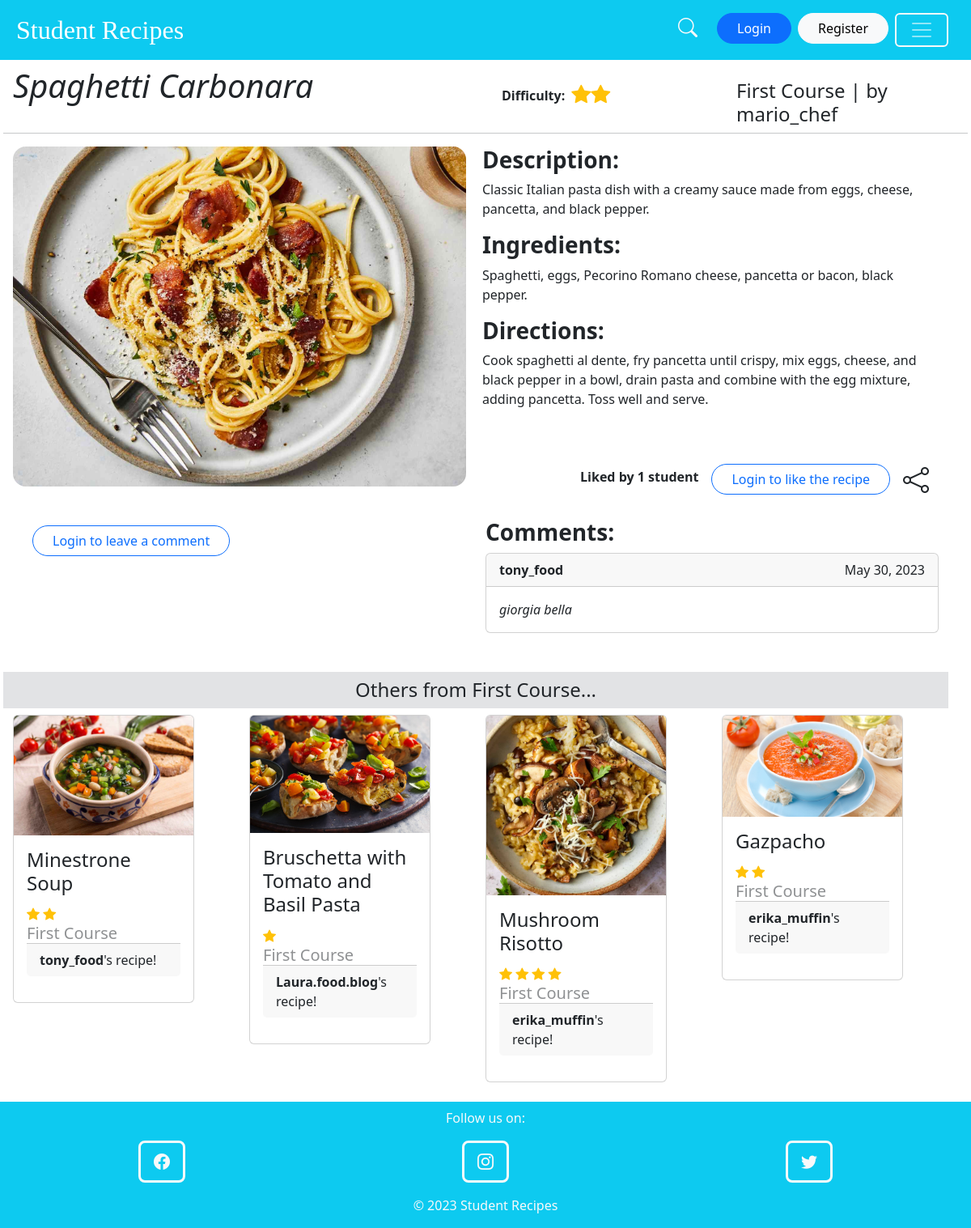
The page /recipes/14/ on the database as committed earlier.
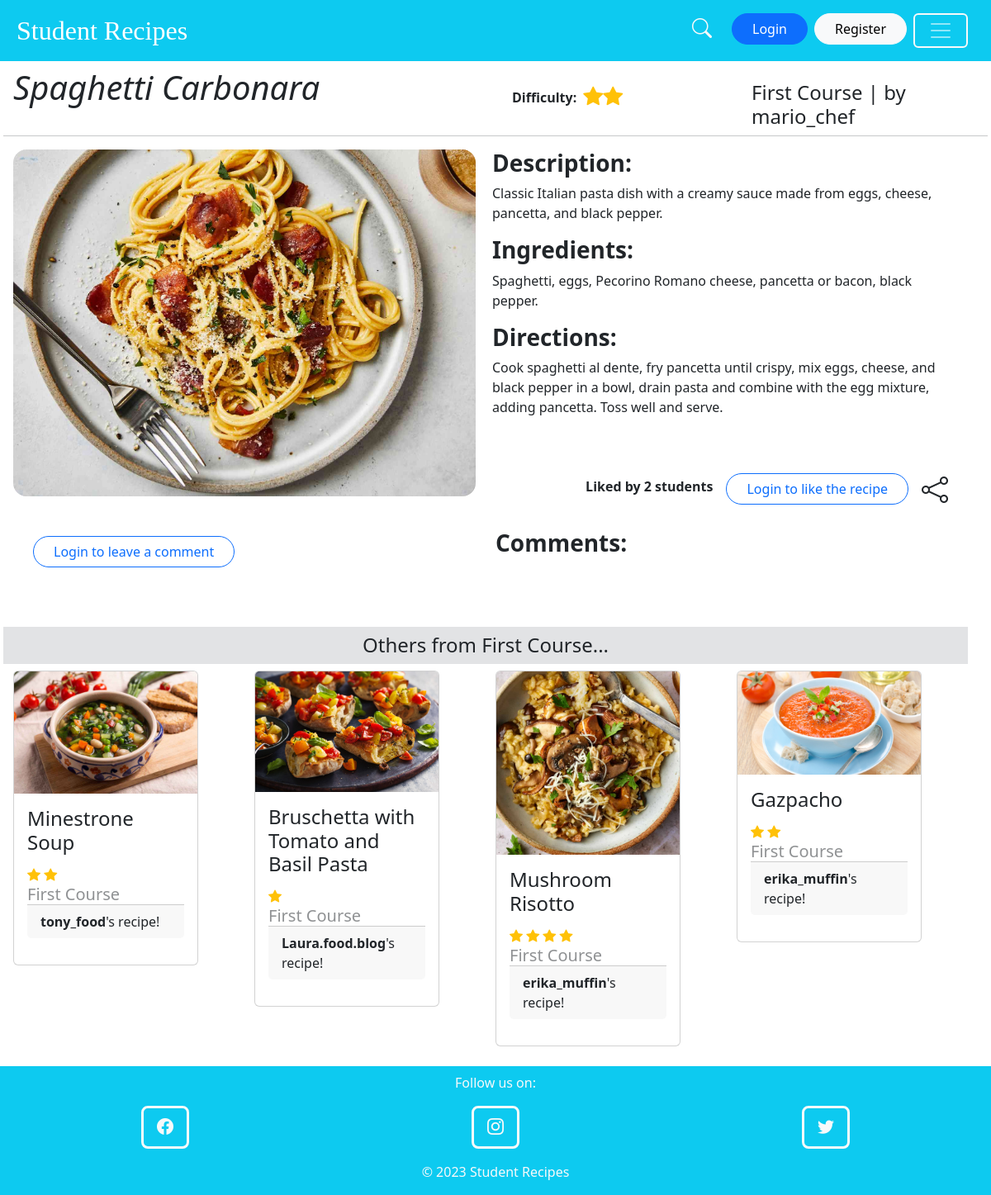
The same page on the database as committed later.
### recipe/models.py (models this page shows, shortened)
class Recipe(models.Model):
    name = models.CharField(max_length=100)
    description = models.TextField()
    ingredients = models.TextField()
    directions = models.TextField()
    category = models.ForeignKey(Category, on_delete=models.CASCADE)
    image = models.ImageField(upload_to='recipe_images', blank=True)
    created_by = models.ForeignKey(User, related_name='items', on_delete=models.CASCADE)
    n_of_likes = models.IntegerField(default=0)
    difficulty = models.IntegerField(default=1)

class Comment(models.Model):
    user = models.ForeignKey(User, on_delete=models.CASCADE)
    date = models.DateField(auto_now_add=True)
    recipe = models.ForeignKey('Recipe', on_delete=models.CASCADE)
    content = models.TextField(max_length=100)

class Category(models.Model):
    name = models.CharField(max_length=100)
    def __str__(self):
        return self.name
    class Meta:
        verbose_name_plural = 'Categories'

### recipe/views.py (the view)
# urls.py: path('<int:pk>/', views.detail, name='detail'),
def detail(request, pk):
    recipe = get_object_or_404(Recipe, pk=pk)
    related_recipes = Recipe.objects.filter(category=recipe.category).exclude(pk=pk)[0:4]
    comments = Comment.objects.filter(recipe=recipe).order_by('-date')
    allrecipes = Recipe.objects.all()
    liked_rec = LikeRecipe.objects.filter(username=request.user.username, recipe_id=pk)
    if request.method == 'POST':
        form = CommentForm(request.POST)
        if form.is_valid():
            comment = form.save(commit=False)
            if request.user.is_authenticated:
                comment.user = request.user
            else:
                comment.user = None
            comment.recipe = recipe
            comment.save()
            return redirect('recipe:detail', pk=recipe.pk)
    else:
        form = CommentForm()
    return render(request, 'recipe/detail.html', {
        'recipe': recipe,
        'related_recipes': related_recipes,
        'form': form,
        'comments': comments,
        'allrecipes': allrecipes,
        'liked_rec': liked_rec
    })

### recipe/templates/recipe/detail.html (shortened to what the changed rows need)
{% extends 'core/base.html' %}
{% block content %}
    <div class="px-3">
    <div class="row pt-2">
        <div class="col-6">
            <h1> <i>{{ recipe.name }} </i></h1>
        </div>
        <div class="col-3 py-3" style="display: flex; flex-direction: row">
            <b class="p-2">Difficulty:</b>
            {% for r in allrecipes %}
                {% if forloop.counter <= recipe.difficulty %}
                    <i class="bi bi-star-fill text-warning" style="font-size: 1.5rem"></i>
                {% endif %}
            {% endfor %}
        </div>
           <div class="col-3 pt-3">
               {% if request.user == recipe.created_by %}
                   <h4>{{ recipe.category }} | Yours </h4>
               {% else %}
                <h4>{{ recipe.category }} | by {{ recipe.created_by }}</h4>
                {% endif %}
           </div>
    <div class="row">
    <div class="col-6">
        <img src="{{ recipe.image.url }}" alt="{{ recipe.name }}" class="img-fluid rounded-4" style="width: 100%">
    </div>
    <div class="col-6 px-2">
        <h3><b>Description:</b></h3>
        {{ recipe.description }}
        <h3 class="pt-3"><b>Ingredients:</b></h3>
        {{ recipe.ingredients }}
        <h3 class="pt-3"><b>Directions:</b></h3>
        <p>{{ recipe.directions }}</p>
        <div class="favourites pt-5" style="display: flex; justify-content: flex-end;">
        {% if recipe.n_of_likes == 0 %}
            <p class="px-3 py-2"><b> No likes yet :( </b></p>
        {% elif recipe.n_of_likes == 1%}
            <p class="px-3 py-2"><b>Liked by {{ recipe.n_of_likes }} student</b></p>
        {% else %}
            <p class="px-3 py-2"><b>Liked by {{ recipe.n_of_likes }} students</b></p>
        {% endif %}
        {% if request.user.is_authenticated %}
            {% if liked_rec %}
                <a href="{% url 'recipe:likeRecipe' recipe.id %}" class="add-to-fav" title="Add to favourites">
                <i class="bi bi-suit-heart-fill text-danger" style="font-size: 2rem"></i>
            </a>
                {% else %}
            <a href="{% url 'recipe:likeRecipe' recipe.id %}" class="add-to-fav" title="Add to favourites">
                <i class="bi bi-suit-heart text-danger" style="font-size: 2rem"></i>
            </a>
                {% endif %}
        {% else %}
            <a class="login-btn py-1" href="{% url 'core:loginPage' %}">
                    </a>
        {% endif %}
            <a href="#" class="share-btn" title="Share">
            </a>
         </div>
    </div>
    </div>
    <div class="row">
        <div class="col-6 pt-3">
            {% for comment in comments %}
                <div class="card">
                    <div class="card-header" style="display: flex; flex-direction: row; justify-content: space-between">
                        <b>{{ comment.user.username }}</b>
                        <div>{{ comment.date }}</div>
                    </div>
                    <div class="card-body" style="display: flex; flex-direction: row; justify-content: space-between">
                        <i>{{ comment.content }}</i>
                    </div>
                </div>
            {% endfor %}
        </div>
    </div>
        <div class="row pt-5">
        <h4 class="text-center py-2 bg-secondary-subtle"> Others from {{ recipe.category }}...</h4>
            {% for recipe in related_recipes %}
                <div class="col">
                <div class="card" style="width: 14rem;">
                    <a href="{% url 'recipe:detail' recipe.id %}" style="text-decoration: none">
                        <img src="{{ recipe.image.url }}" class="card-img-top" alt="...">
                  <div class="card-body">
                      <h4 class="card-title text-dark">{{ recipe.name }}</h4>
                      <div class="py-1">
                      {% for r in allrecipes %}
                        {% if forloop.counter <= recipe.difficulty %}
                             <i class="bi bi-star-fill text-warning" style="font-size: 1rem"></i>
                        {% endif %}
                      {% endfor %}
                    </div>
                      <h5 class="card-subtitle opacity-50 text-dark">{{ recipe.category }}</h5>
                      <p class="card-footer text-dark"><b>{{ recipe.created_by}}</b>'s recipe!</p>
                  </div>
                    </a>
                </div>
            </div>
            {% endfor %}
        </div>
    </div>
    </div>
{% endblock %}

Rows that differ between the two databases and show on the page:
removed Comment: user.username "tony_food", date "May 30, 2023", content "giorgia bella"
changed Recipe "Spaghetti Carbonara": n_of_likes "1" → "2"
Other text that changed with them:
text no longer shown: "student"
text now shown: "students"
